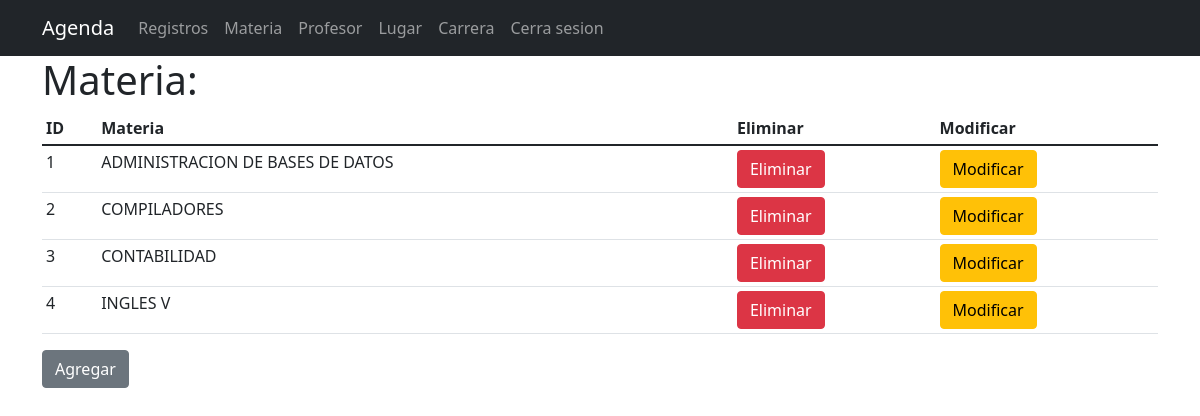
Screenshot of /materia.php (signed in) with the database file from the repository.
### tables this page shows
CREATE TABLE `materia` (
  `idmateria` int(11) NOT NULL,
  `nom_materia` varchar(35) DEFAULT NULL
);

### comandos.php (called while the page is built)
<?php
    function consulta($tabla){
        include ("conexion.php");
        $consulta = "SELECT * FROM ".mysqli_real_escape_string($conexion, $tabla);
        $resultado  = mysqli_query($conexion,$consulta);
        $arreglo_resultados = array();
        if ($resultado) {
            while ($fila = mysqli_fetch_assoc($resultado)) {
                $arreglo_resultados[] = $fila;
            }
        } else {
            echo "Error en la consulta: " . mysqli_error($conexion);
        }
        return $arreglo_resultados;
    }
?>

### materia.php (the view, shortened to what this page needs)
<!DOCTYPE html>
<html lang="es">
<head>
    <link rel="stylesheet" href="css/bootstrap.min.css">
    <link rel="stylesheet" href="css/style.css">
</head>
<?php
    include ("cabecera.php");
?>
<body class="d-flex flex-column min-vh-100">
    <article>
        <div class="container">
            <h1>Materia:</h1>
            <table class="table table-sm">
                    <thead>
                        <tr>
                            <th>ID</th>
                            <th>Materia</th>
                            <th>Eliminar</th>
                            <th>Modificar</th>
                        </tr>
                    </thead>
                    <tbody>
                        <?php
                            include("comandos.php");
                            $registros = consulta("materia");
                            foreach($registros as $registro) {
                                echo "<tr>";
                                echo "<td>".$registro['idmateria']."</td>";
                                echo "<td>".$registro['nom_materia']."</td>";
                                echo "<td><a class='btn btn-danger' href='eliminar_m.php?id=".$registro['idmateria']."' onclick='confirmarEliminacion(event);'>Eliminar</a></td>";
                                echo "<td><a class='btn btn-warning' href='modificar_m.php?id=".$registro['idmateria']."' onclick='confirmacionModificar(event)'>Modificar</a></td>";
                                echo "</tr>";
                            }
                        ?>
                    </tbody>
                </table>
                <div class="mb-4 mx-auto" class="form-label">
                    <a href="agregar_m.php" class="btn btn-secondary">Agregar</a>
                </div>
        </div>
    </article>
</html>

### rows the page displays
materia: idmateria "1", nom_materia "ADMINISTRACION DE BASES DE DATOS"
materia: idmateria "2", nom_materia "COMPILADORES"
materia: idmateria "3", nom_materia "CONTABILIDAD"
materia: idmateria "4", nom_materia "INGLES V"
